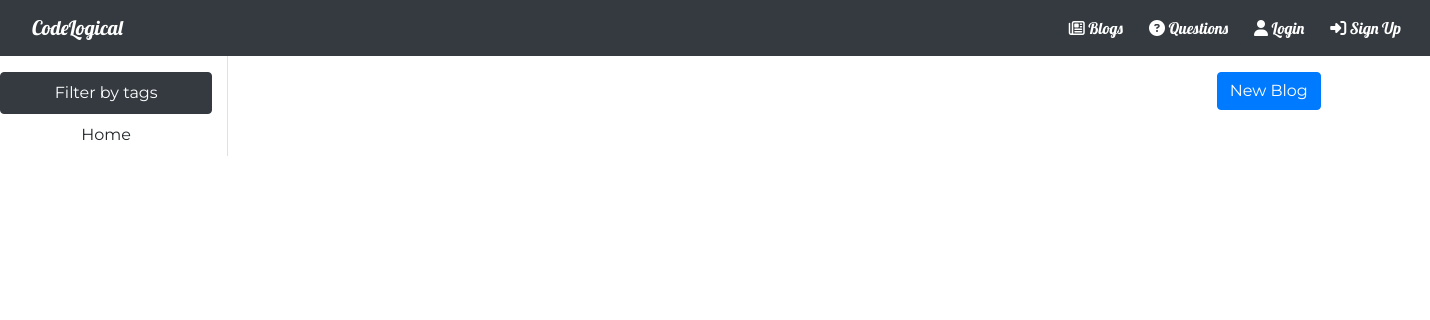
Before: /blog/all with the older database file.
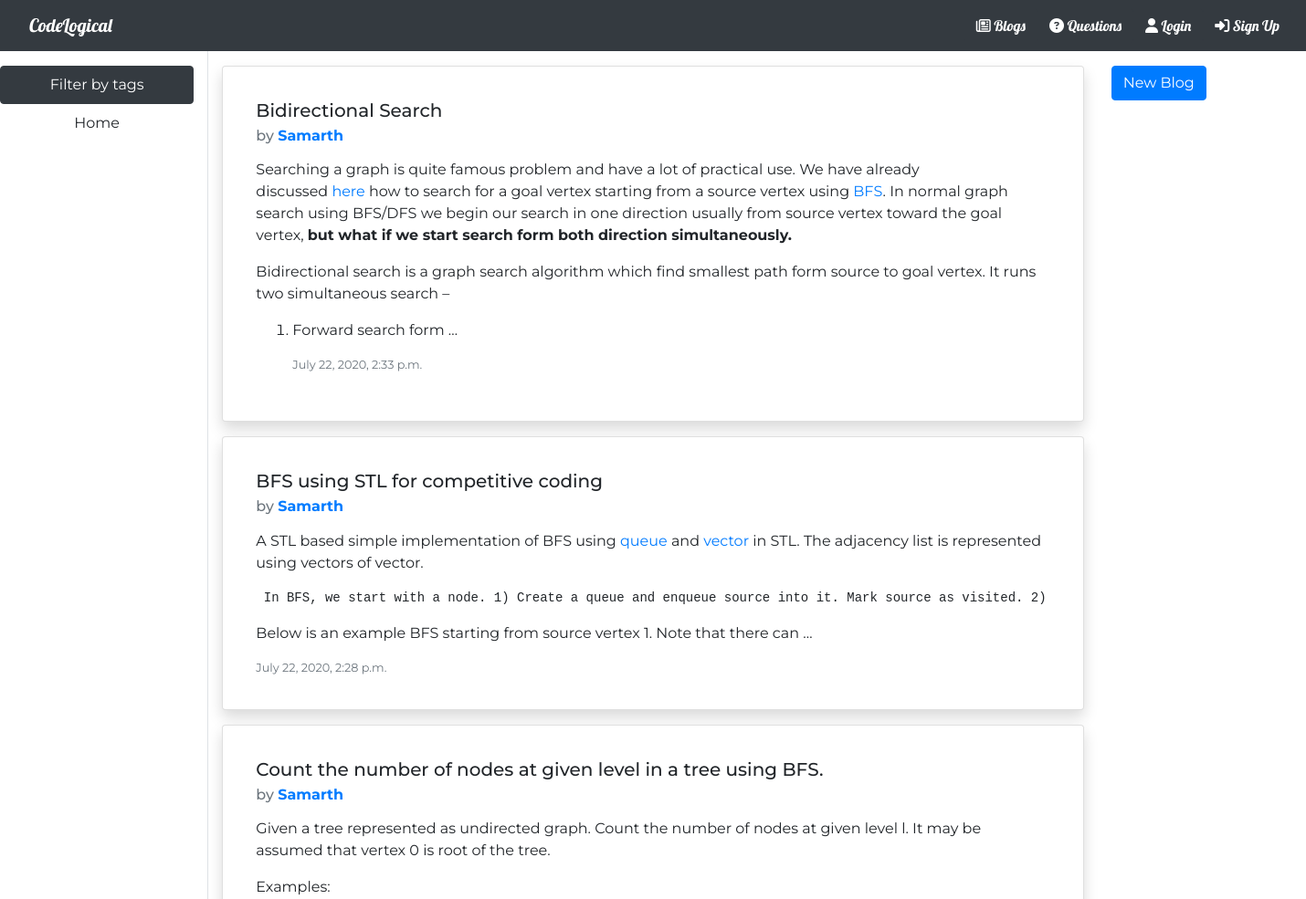
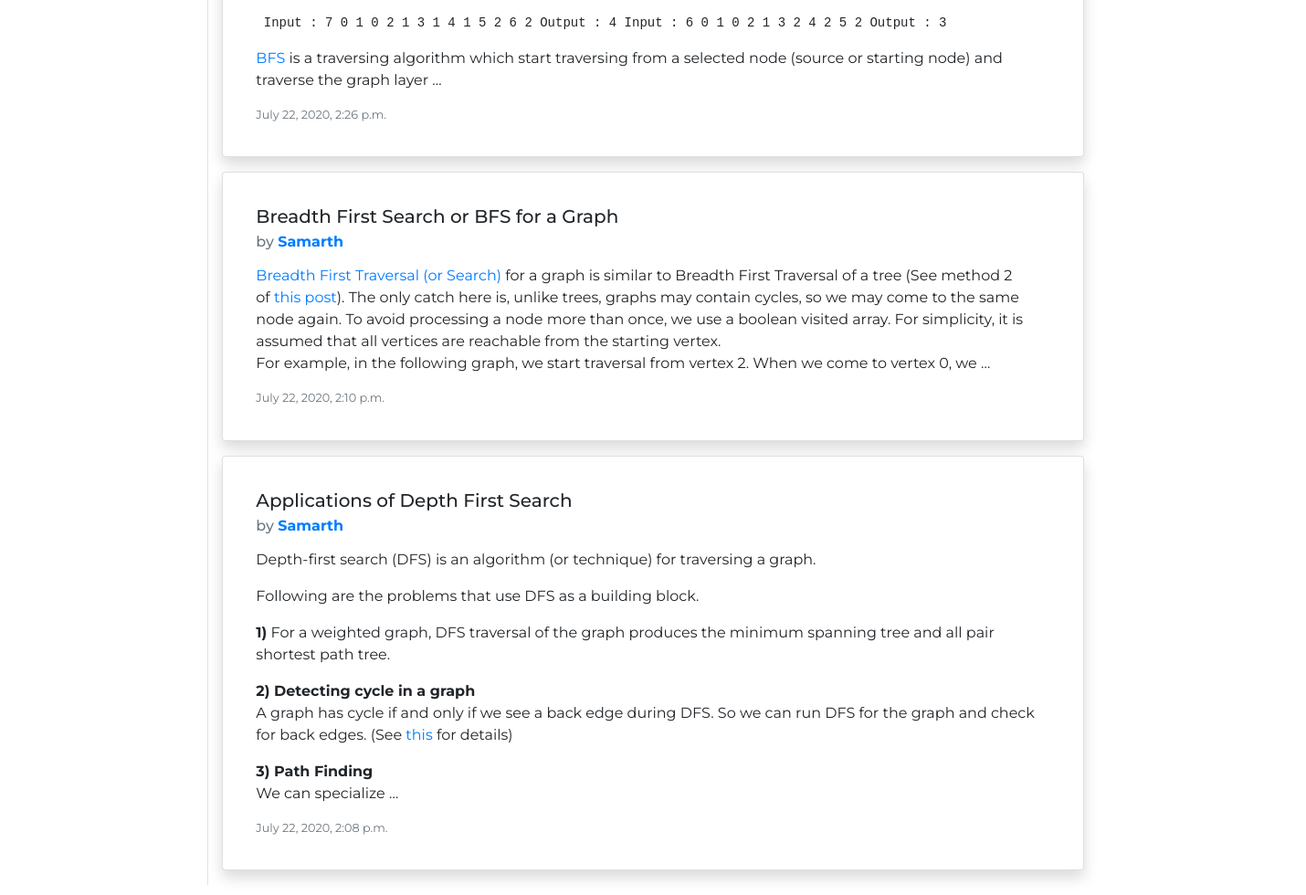
After: the same page with the newer database file (2 pictures, top to bottom).
### blog/models.py (models this page shows, shortened)
class Blog(models.Model):
    title=models.CharField(max_length=100,default="TITLE")
    content=RichTextField(default="CONTENT",blank=True,null=True)
    posted_on=models.DateTimeField(null=True,blank=True)
    author=models.ForeignKey(User,on_delete=models.CASCADE,null=True,blank=True)
    tags = TaggableManager()

### blog/views.py (the view)
# urls.py: path('blog/all',BlogListView.as_view(),name='blog-list'),
class BlogListView(ListView):
    model = Blog
    template_name = "blog/blog_list.html"
    context_object_name="blogs"             # This value will be used to access objects in HTML
    paginate_by=7
    ordering=['-posted_on']

### blog/templates/blog/blog_list.html (shortened to what this page needs)
{% extends "blog/base.html" %}
{% block space %}
<div class="row flex-xl-nowrap">
    <div class="col-12 col-md-3 col-xl-2 bd-sidebar border-right align-items-center">
        <nav class="nav flex-column sticky-top sidebar pt-3">
            <li class="nav-item">
                <a class="nav-link btn btn-dark " href="{% url 'tag-list-blogs' %}">Filter by tags</a>
            </li>
            <li class="nav-item">
                <a class="nav-link btn " href="{% url 'home' %}" tabindex="-1" aria-disabled="true">Home</a>
            </li>
        </nav>
    </div>
    <div class="col-sm-12 col-md-8 col-lg-8 pt-3">
        <div>
            {% for blog in blogs %}
                <div class="card shadow p-3 mb-3 bg-white rounded ">
                    <div class="card-body">
                        <h5 class="card-title">{{ blog.title }}</h5>
                        <h6 class="card-subtitle mb-2 text-muted">by <a style="position: relative;" href="{% url 'profile'  blog.author.id %}" class="text-decoration-none"><strong>{{ blog.author }}</strong></a> </h6>
                        <p class="card-text">{{ blog.content|safe|truncatewords:90 }}</p>
                        <p class="card-text"><small class="text-muted">{{ blog.posted_on }}</small></p>
                    </div>
                </div>
            {% endfor %}
        </div>
    </div>
    <div class="col-sm-12 col-md-4 col-lg-4 pt-3">
        <a href="{% url 'create-blog' %}" class="btn btn-primary">New Blog</a>
    </div>
</div>
{% endblock %}

Changed rows visible on the page:
added Blog: title "Bidirectional Search", author "Samarth", content "Searching a graph is quite famous problem and have a lot of practical use. We have already discussed here how to search for a goal vertex starting from a source vertex using BFS . In normal graph search using BFS/DFS we begin our search in one direction usually from source vertex toward the goal vertex, but what if we start search form both direction simultaneously. Bidirectional search is a graph search algorithm which find smallest path form source to goal vertex. It runs two simultaneous search – Forward search form …", posted_on "July 22, 2020, 2:33 p.m."
added Blog: title "BFS using STL for competitive coding", author "Samarth", content "A STL based simple implementation of BFS using queue and vector in STL. The adjacency list is represented using vectors of vector. In BFS, we start with a node. 1) Create a queue and enqueue source into it. Mark source as visited. 2) Below is an example BFS starting from source vertex 1. Note that there can …", posted_on "July 22, 2020, 2:28 p.m."
added Blog: title "Count the number of nodes at given level in a tree using BFS.", author "Samarth", content "Given a tree represented as undirected graph. Count the number of nodes at given level l. It may be assumed that vertex 0 is root of the tree. Examples: Input : 7 0 1 0 2 1 3 1 4 1 5 2 6 2 Output : 4 Input : 6 0 1 0 2 1 3 2 4 2 5 2 Output : 3 BFS is a traversing algorithm which start traversing from a selected node (source or starting node) and traverse the graph layer …", posted_on "July 22, 2020, 2:26 p.m."
added Blog: title "Breadth First Search or BFS for a Graph", author "Samarth", content "Breadth First Traversal (or Search) for a graph is similar to Breadth First Traversal of a tree (See method 2 of this post ). The only catch here is, unlike trees, graphs may contain cycles, so we may come to the same node again. To avoid processing a node more than once, we use a boolean visited array. For simplicity, it is assumed that all vertices are reachable from the starting vertex. For example, in the following graph, we start traversal from vertex 2. When we come to vertex 0, we …", posted_on "July 22, 2020, 2:10 p.m."
added Blog: title "Applications of Depth First Search", author "Samarth", content "Depth-first search (DFS) is an algorithm (or technique) for traversing a graph. Following are the problems that use DFS as a building block. 1) For a weighted graph, DFS traversal of the graph produces the minimum spanning tree and all pair shortest path tree. 2) Detecting cycle in a graph A graph has cycle if and only if we see a back edge during DFS. So we can run DFS for the graph and check for back edges. (See this for details) 3) Path Finding We can specialize …", posted_on "July 22, 2020, 2:08 p.m."
